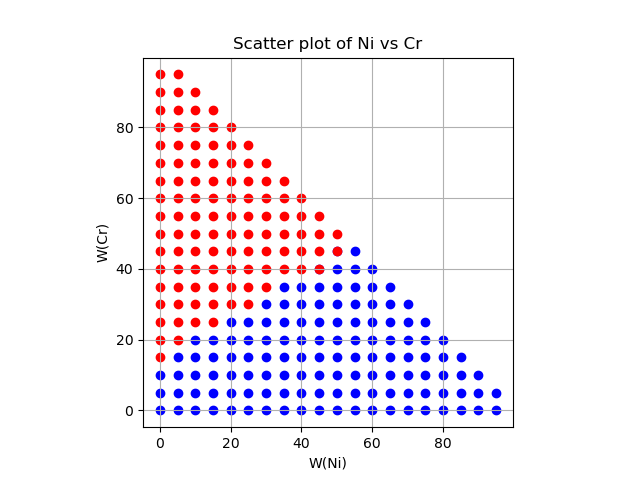

Reproduce this figure in Python.
from tc_python import *
import matplotlib.pyplot as plt
import numpy as np
import pandas as pd

# Setup thermodynamic calculation
with TCPython() as start:
    calculation = (
        start
        .set_cache_folder(os.path.basename(__file__) + "_cache")
        .set_ges_version(5)
        .select_database_and_elements("tchea4", ["Fe", "Ni", "Cr"])
        .get_system()
        .with_batch_equilibrium_calculation()
        .set_condition("W(Ni)", 1E-2)
        .set_condition("W(Cr)", 1E-2)
        .set_condition("T", 800+273.15)
        .disable_global_minimization()
    )

    # Generate condition combinations for equilibrium calculations
    k = 20
    list_of_conditions = [(("W(Ni)", w_ni), ("W(Cr)", w_cr), ("T", tk))
                          for w_ni in np.linspace(0.0, 0.95, k)
                          for w_cr in np.linspace(0.0, 0.95, k)
                          for tk in np.arange(900 + 273.15, 1300 + 273.15, 50)
                          if w_ni + w_cr <= 1]

    calculation.set_conditions_for_equilibria(list_of_conditions)
    results = calculation.calculate(["np(FCC_L12)"], 100)
    list_np_FCC_L12 = results.get_values_of('np(FCC_L12)')

# ====== postprocessing of tc calculation ======

df = pd.DataFrame(columns=['Ni', 'Cr', 'T', 'np(FCC_L12)'])

# Convert conditions and results to DataFrame
df = pd.DataFrame({
    'Ni': [dict(conditions)['W(Ni)']*100 for conditions in list_of_conditions],
    'Cr': [dict(conditions)['W(Cr)']*100 for conditions in list_of_conditions],
    'T': [dict(conditions)['T'] for conditions in list_of_conditions],
    'np(FCC_L12)': list_np_FCC_L12
})

df_output_fname = "tc_NiCrFe_wt_pct"

# --- data showing FCC possibilties
# Group by 'Ni' and 'Cr' and filter groups with any 'np(FCC_L12)' value > 0.99
filtered_groups_FCC_y = df.groupby(['Ni', 'Cr']).filter(
    lambda x: (x['np(FCC_L12)'] > 0.99).any())
# Get unique 'Ni' and 'Cr' combinations
result_FCC_y = filtered_groups_FCC_y[['Ni', 'Cr']
                                     ].drop_duplicates().reset_index(drop=True)

# Calculate the 'Fe' column values
result_FCC_y['Fe'] = 100 - result_FCC_y['Ni'] - result_FCC_y['Cr']
print(result_FCC_y.head(3))
result_FCC_y.to_excel(df_output_fname + ".xlsx", index=False)

# --- data showing no FCC possibilties
# Get unique combinations where 'np(FCC_L12)' < 1 for each group
filtered_groups_FCC_n = df.groupby(['Ni', 'Cr']).filter(
    lambda group: group['np(FCC_L12)'].max() < 1)
result_FCC_n = filtered_groups_FCC_n[['Ni', 'Cr']
                                     ].drop_duplicates().reset_index(drop=True)

# Plotting
plt.scatter(result_FCC_y['Ni'], result_FCC_y['Cr'],
            marker='o', color='blue', label='Y values')
plt.scatter(result_FCC_n['Ni'], result_FCC_n['Cr'],
            marker='o', color='red', label='N values')
plt.title('Scatter plot of Ni vs Cr')
plt.xlabel('W(Ni)')
plt.ylabel('W(Cr)')
plt.grid(True)
plt.xlim(0, 100)
plt.ylim(0, 100)
plt.axis('square')
plt.savefig(df_output_fname + '.png')
